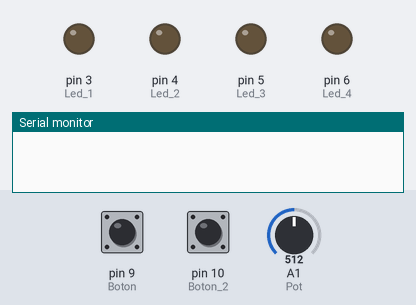
The sketch below on a simulated Arduino Uno, built with avr-gcc and run on an emulated ATmega328P. On the bench: output pins drawn as LEDs (lit = HIGH), the last lines printed to the serial monitor. Inputs (shaded band) come from the test bench; at power-on: pin 9 (Boton) LOW, A1 (Pot) = 512, pin 10 (Boton_2) LOW.

Above: at 1.2 s.
1.3 s: pin 9 (Boton) pulled HIGH for 1 s
At 3.0 s:
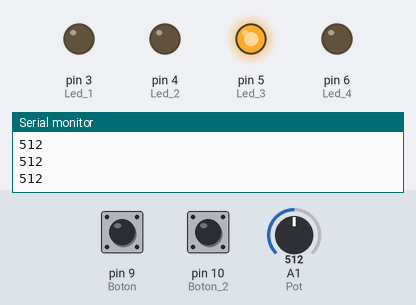
3.8 s: A1 (Pot) set to 408
5.3 s: A1 (Pot) set to 386
At 5.7 s:
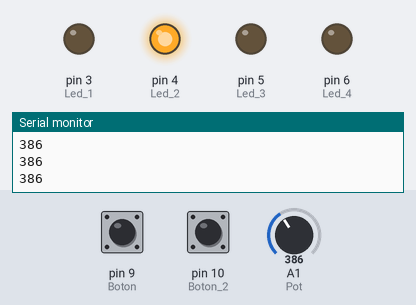
6.8 s: A1 (Pot) set to 107
8.3 s: A1 (Pot) set to 90
At 9.5 s:
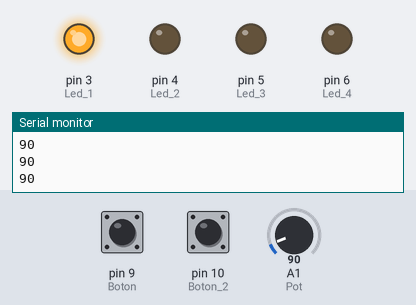
9.8 s: A1 (Pot) set to 810
At 10.8 s:
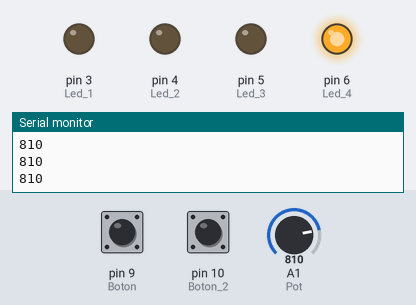
Timing chart, 0 to 12.3 s (numbered marks = the images above; inputs shaded):
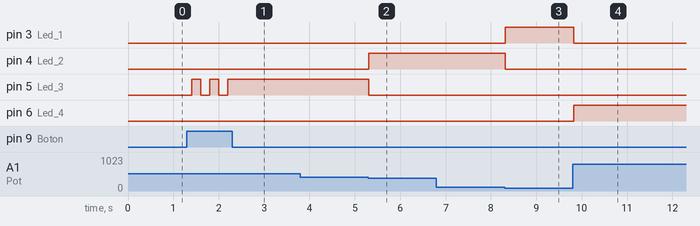

Measured:
- the behaviour switches between 401 and 400 on A1 (Pot) (found by bisection; images 1 and 2)
- the behaviour switches between 101 and 100 on A1 (Pot) (found by bisection; images 2 and 3)
- after the input at 1.3 s, pin 5 (Led_3): alternates HIGH for 0.20 s and LOW for 0.20 s, 5 changes in all, then stays HIGH, starting after 0.10 s
- after the input at 5.3 s, pin 4 (Led_2): LOW → HIGH at once; pin 5 (Led_3): HIGH → LOW at once
- after the input at 8.3 s, pin 3 (Led_1): LOW → HIGH at once; pin 4 (Led_2): HIGH → LOW at once
- after the input at 9.8 s, pin 3 (Led_1): HIGH → LOW at once; pin 6 (Led_4): LOW → HIGH at once

The sketch:

potenciometro.ino
```cpp
int Led_1 = 3; //pines digitale
int Led_2 = 4; //pines digitale
int Led_3 = 5; //pines digitale
int Led_4 = 6; //pines digitale
int Pot = A1; //pin analogico para el potenciometro
int Boton = 9;
int Boton_2 = 10;

//Variables para el funcionamiento
int Read = 0; //Lectura del potenciometro
int Brillo; //variable para el brillo del led en el programa 2
bool estado = 0; //estados para el boton 1
bool estado_2 = 0; //estados para el boton 2


void setup(){
  Serial.begin(9600);
  for(int i=3; i<7; i++ ){
    pinMode(i, OUTPUT);

  }
  pinMode(Pot, INPUT);
  pinMode(Boton, INPUT);
  pinMode(Boton_2, INPUT);


}

void loop(){
  if(digitalRead(Boton) == HIGH){
	delay(100);
    estado = true;
        while(estado){

//aqui entra el primer codigo
    Read = analogRead(Pot);
    Serial.println(Read);
    if(Read >= 0 && Read<=100){
      digitalWrite(Led_1, HIGH);
      digitalWrite(Led_2, LOW);
      digitalWrite(Led_3, LOW);
      digitalWrite(Led_4, LOW);
    }

    if(Read > 100 && Read<= 400){
      digitalWrite(Led_1, LOW);
      digitalWrite(Led_2, HIGH);
      digitalWrite(Led_3, LOW);
      digitalWrite(Led_4, LOW);
    }

    if(Read > 400 && Read<= 800){
      digitalWrite(Led_1, LOW);
      digitalWrite(Led_2, LOW);
      digitalWrite(Led_3, HIGH);
      digitalWrite(Led_4, LOW);
    }

    if(Read > 800 && Read<= 1015){
      digitalWrite(Led_1, LOW);
      digitalWrite(Led_2, LOW);
      digitalWrite(Led_3, LOW);
      digitalWrite(Led_4, HIGH);
    }


        delay(100);
            if(digitalRead(Boton) == HIGH){
             	delay(100);
              	Serial.println("para el 1");
              	estado = false;
            	break;
      		}
    	}
  }


    if(digitalRead(Boton_2)){
      delay(100);
      estado_2 = true;
      while(estado_2){
          Serial.println("Entra al segundo");

          //Aqui va el otro programa
        Read = analogRead(Pot);
        Brillo = map(Read, 0, 1023, 0, 255);
        analogWrite(Led_1, Brillo);


          delay(100);
              if(digitalRead(Boton_2)){
                  delay(100);
                  Serial.println("para el 2");
                  estado_2 = false;
                  break;
      			}
    	}
  	}


      digitalWrite(Led_1, LOW);
      digitalWrite(Led_2, LOW);
      digitalWrite(Led_3, LOW);
      digitalWrite(Led_4, LOW);


    delay(100);
      }
```
